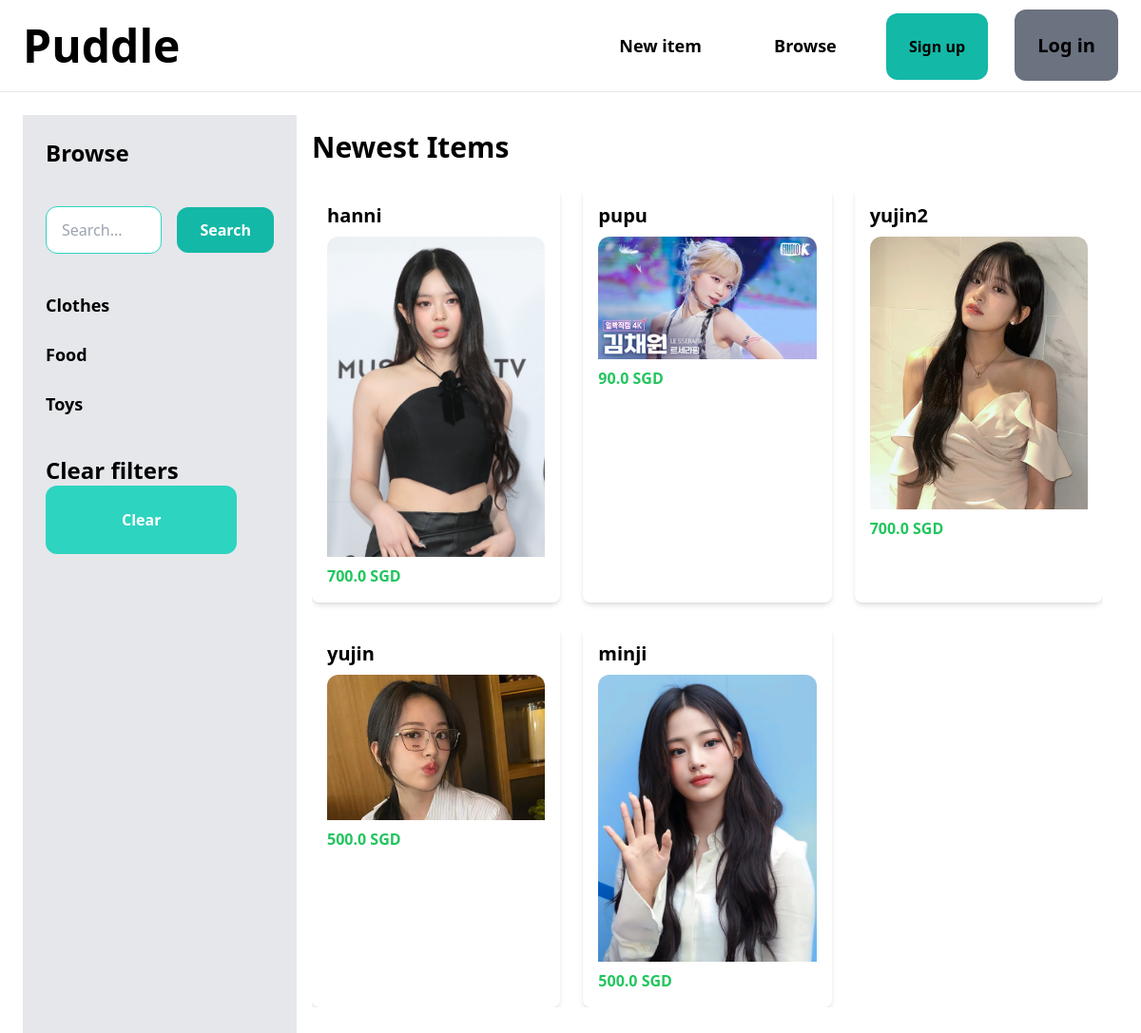
The app's page /search/ with its own data.
### item/models.py (models this page shows, shortened)
class Category(models.Model):
    name= models.CharField(max_length=255)
    class Meta:
        _verbose_name_plural="Categories"
        ordering=("name",)

class Item(models.Model):
    Category=models.ForeignKey(Category,related_name="items",on_delete=models.CASCADE)
    name=models.CharField(max_length=255)
    image=models.ImageField(blank=True,null=True)
    description=models.TextField(blank=True,null=True)
    price=models.FloatField()
    is_sold=models.BooleanField()
    created_by=models.ForeignKey(User,related_name="items",on_delete=models.CASCADE)
    created_at=models.DateTimeField(auto_now_add=True)
    class Meta:
        ordering=("Category","name","description","price","is_sold","created_by","created_at")
        verbose_name_plural="Items"

### core/views.py (the view)
# urls.py: path("search/", Search , name="search")]
def Search(request):
    categories = Category.objects.all()
    query = request.GET.get('query', '')
    selected_category = request.GET.get('cat', 0)
    items = Item.objects.filter(is_sold=False)
    if query:
        items = items.filter(Q(name__icontains=query) | Q(description__icontains=query))
    if selected_category and selected_category != '0':
        items = items.filter(Category_id=selected_category)
    context = {
        'Categories': categories,
        'Items': items,
        'query': query,
        'selectcat': int(selected_category),
    }
    return render(request, 'core/search.html', context)

### core/templates/core/search.html (shortened to what this page needs)
{% extends 'core/base.html' %}
{% block content %}
    <div class="flex h-screen overflow-y-auto">
            <div class="w-1/4 bg-gray-200 min-h-screen space-y-10 px-6 py-6">
                <h1 class="text-2xl font-semibold mb-4">Browse</h2>
                <form method="get" action="{% url 'core:search' %}" class="flex flex-col sm:flex-row items-center space-y-4 sm:space-y-0 sm:space-x-4">
                    <input type="text" name="query" class="w-full sm:flex-1 px-4 py-3 rounded-xl border border-teal-400 focus:outline-none focus:border-teal-500" placeholder="Search..." value="{{query}}">
                    <button type="submit" class="px-6 py-3 bg-teal-500 hover:bg-teal-700 text-white rounded-xl font-semibold">Search</button>
                </form>
                <div class="space-y-6 space-x-3 font-semibold">
                    {% for cat in Categories %}
                        <a href="{% url 'core:search' %}?query={{query}}&cat={{cat.id}}">
                            <p class="text-lg {% if cat.id == selectcat %}text-teal-300{% else %}text-black{% endif %}">{{ cat.name }}</p>
                        </a>
                    {% endfor %}
                </div>
                <h2 class="font-semibold text-2xl mb-4">Clear filters</h2>
                <a href="{% url 'core:search' %}">
                    <button class="rounded-xl bg-teal-400 px-20 py-6 hover:bg-teal-700 font-semibold text-white"> Clear </button>
                </a>
            </div>
        <div class="flex-1 container mx-auto p-4">
            <h1 class="text-3xl font-bold mb-6">Newest Items</h1>
            <div class="grid grid-cols-1 sm:grid-cols-2 md:grid-cols-3 gap-6 overflow-y-auto">
                {% for item in Items %}
                    <div class="bg-white rounded-lg shadow-md overflow-hidden">
                        <div class="p-4">
                            <h2 class="text-xl font-semibold mb-2">{{ item.name }}</h2>
                            <a href="{% url 'item:details' item.id %}">
                                <div class="flex justify-center">
                                    {% if item.image.url %}
                                        <img src="{{ item.image.url }}" alt="{{ item.name }}" class="object-cover rounded-t-xl w-full h-auto">
                                    {% else %}
                                        <div class="flex items-center justify-center w-full h-48 bg-gray-200 rounded-t-xl">
                                            <span class="text-gray-500">No Image Available</span>
                                        </div>
                                    {% endif %}
                                </div>
                            </a>
                            <h3 class="text-green-500 font-bold mt-2">{{ item.price }} SGD</h3>
                        </div>
                    </div>
                {% endfor %}
            </div>
        </div>
    </div>
{% endblock %}

### records on screen
Category: name "Clothes"
Category: name "Food"
Category: name "Toys"
Item: name "hanni", image (picture), price "700.0"
Item: name "pupu", image (picture), price "90.0"
Item: name "yujin2", image (picture), price "700.0"
Item: name "yujin", image (picture), price "500.0"
Item: name "minji", image (picture), price "500.0"
